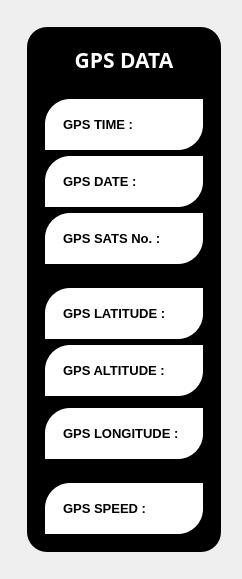
            <widget class="QWidget" name="GPS_page">
             <layout class="QHBoxLayout" name="horizontalLayout_27" stretch="3,1">
              <item>
               <widget class="QFrame" name="gpsmaps">
                <property name="styleSheet">
                 <string notr="true">background-color:black;
</string>
                </property>
                <property name="frameShape">
                 <enum>QFrame::StyledPanel</enum>
                </property>
                <property name="frameShadow">
                 <enum>QFrame::Raised</enum>
                </property>
               </widget>
              </item>
              <item>
               <widget class="QFrame" name="frame_55">
                <property name="styleSheet">
                 <string notr="true">background:transparent;</string>
                </property>
                <property name="frameShape">
                 <enum>QFrame::StyledPanel</enum>
                </property>
                <property name="frameShadow">
                 <enum>QFrame::Raised</enum>
                </property>
                <layout class="QVBoxLayout" name="verticalLayout_37" stretch="3,6,3">
                 <item>
                  <widget class="QFrame" name="frame_56">
                   <property name="frameShape">
                    <enum>QFrame::StyledPanel</enum>
                   </property>
                   <property name="frameShadow">
                    <enum>QFrame::Raised</enum>
                   </property>
                  </widget>
                 </item>
                 <item>
                  <widget class="QFrame" name="sideframe">
                   <property name="styleSheet">
                    <string notr="true">background-color:black;
border-radius:20px
</string>
                   </property>
                   <property name="frameShape">
                    <enum>QFrame::StyledPanel</enum>
                   </property>
                   <property name="frameShadow">
                    <enum>QFrame::Raised</enum>
                   </property>
                   <layout class="QVBoxLayout" name="verticalLayout_41" stretch="2,10,10,0">
                    <item>
                     <widget class="QFrame" name="gpsdata">
                      <property name="frameShape">
                       <enum>QFrame::StyledPanel</enum>
                      </property>
                      <property name="frameShadow">
                       <enum>QFrame::Raised</enum>
                      </property>
                      <layout class="QGridLayout" name="gridLayout_22">
                       <item row="0" column="0">
                        <widget class="QLabel" name="label_29">
                         <property name="font">
                          <font>
                           <family>Microsoft JhengHei</family>
                           <pointsize>16</pointsize>
                           <weight>75</weight>
                           <bold>true</bold>
                          </font>
                         </property>
                         <property name="styleSheet">
                          <string notr="true">border:0px;color:white;</string>
                         </property>
                         <property name="text">
                          <string>GPS DATA</string>
                         </property>
                         <property name="alignment">
                          <set>Qt::AlignCenter</set>
                         </property>
                        </widget>
                       </item>
                      </layout>
                     </widget>
                    </item>
                    <item>
                     <widget class="QFrame" name="frame_82">
                      <property name="frameShape">
                       <enum>QFrame::StyledPanel</enum>
                      </property>
                      <property name="frameShadow">
                       <enum>QFrame::Raised</enum>
                      </property>
                      <layout class="QVBoxLayout" name="verticalLayout_42">
                       <item>
                        <widget class="QFrame" name="gpstime">
                         <property name="styleSheet">
                          <string notr="true">background:white;
border-top-left-radius:25px;
border-bottom-left-radius:0px;
border-bottom-right-radius:25px;
border-top-right-radius:0px;</string>
                         </property>
                         <property name="frameShape">
                          <enum>QFrame::StyledPanel</enum>
                         </property>
                         <property name="frameShadow">
                          <enum>QFrame::Raised</enum>
                         </property>
                         <layout class="QHBoxLayout" name="horizontalLayout_43">
                          <item>
                           <widget class="QFrame" name="gpstimelabel">
                            <property name="frameShape">
                             <enum>QFrame::StyledPanel</enum>
                            </property>
                            <property name="frameShadow">
                             <enum>QFrame::Raised</enum>
                            </property>
                            <layout class="QGridLayout" name="gridLayout_23">
                             <item row="0" column="0">
                              <widget class="QLabel" name="label_30">
                               <property name="font">
                                <font>
                                 <pointsize>10</pointsize>
                                 <weight>75</weight>
                                 <bold>true</bold>
                                </font>
                               </property>
                               <property name="text">
                                <string>GPS TIME :</string>
                               </property>
                              </widget>
                             </item>
                            </layout>
                           </widget>
                          </item>
                          <item>
                           <widget class="QFrame" name="gpstimevalue">
                            <property name="frameShape">
                             <enum>QFrame::StyledPanel</enum>
                            </property>
                            <property name="frameShadow">
                             <enum>QFrame::Raised</enum>
                            </property>
                           </widget>
                          </item>
                         </layout>
                        </widget>
                       </item>
                       <item>
                        <widget class="QFrame" name="frame_92">
                         <property name="styleSheet">
                          <string notr="true">background:white;
border-top-left-radius:25px;
border-bottom-left-radius:0px;
border-bottom-right-radius:25px;
border-top-right-radius:0px;</string>
                         </property>
                         <property name="frameShape">
                          <enum>QFrame::StyledPanel</enum>
                         </property>
                         <property name="frameShadow">
                          <enum>QFrame::Raised</enum>
                         </property>
                         <layout class="QHBoxLayout" name="horizontalLayout_44">
                          <item>
                           <widget class="QFrame" name="gpsdate">
                            <property name="font">
                             <font>
                              <pointsize>10</pointsize>
                              <weight>75</weight>
                              <bold>true</bold>
                             </font>
                            </property>
                            <property name="frameShape">
                             <enum>QFrame::StyledPanel</enum>
                            </property>
                            <property name="frameShadow">
                             <enum>QFrame::Raised</enum>
                            </property>
                            <layout class="QGridLayout" name="gridLayout_24">
                             <item row="0" column="0">
                              <widget class="QLabel" name="label_31">
                               <property name="font">
                                <font>
                                 <pointsize>10</pointsize>
                                 <weight>75</weight>
                                 <bold>true</bold>
                                </font>
                               </property>
                               <property name="text">
                                <string>GPS DATE : </string>
                               </property>
                              </widget>
                             </item>
                            </layout>
                           </widget>
                          </item>
                          <item>
                           <widget class="QFrame" name="gpsdatevalue">
                            <property name="frameShape">
                             <enum>QFrame::StyledPanel</enum>
                            </property>
                            <property name="frameShadow">
                             <enum>QFrame::Raised</enum>
                            </property>
                           </widget>
                          </item>
                         </layout>
                        </widget>
                       </item>
                       <item>
                        <widget class="QFrame" name="frame_93">
                         <property name="styleSheet">
                          <string notr="true">background:white;
border-top-left-radius:25px;
border-bottom-left-radius:0px;
border-bottom-right-radius:25px;
border-top-right-radius:0px;</string>
                         </property>
                         <property name="frameShape">
                          <enum>QFrame::StyledPanel</enum>
                         </property>
                         <property name="frameShadow">
                          <enum>QFrame::Raised</enum>
                         </property>
                         <layout class="QHBoxLayout" name="horizontalLayout_45">
                          <item>
                           <widget class="QFrame" name="gpssatsno">
                            <property name="frameShape">
                             <enum>QFrame::StyledPanel</enum>
                            </property>
                            <property name="frameShadow">
                             <enum>QFrame::Raised</enum>
                            </property>
                            <layout class="QGridLayout" name="gridLayout_25">
                             <item row="0" column="0">
                              <widget class="QLabel" name="label_32">
                               <property name="font">
                                <font>
                                 <pointsize>10</pointsize>
                                 <weight>75</weight>
                                 <bold>true</bold>
                                </font>
                               </property>
                               <property name="text">
                                <string>GPS SATS No. :</string>
                               </property>
                              </widget>
                             </item>
                            </layout>
                           </widget>
                          </item>
                          <item>
                           <widget class="QFrame" name="gpssatsnovalue">
                            <property name="frameShape">
                             <enum>QFrame::StyledPanel</enum>
                            </property>
                            <property name="frameShadow">
                             <enum>QFrame::Raised</enum>
                            </property>
                           </widget>
                          </item>
                         </layout>
                        </widget>
                       </item>
                      </layout>
                     </widget>
                    </item>
                    <item>
                     <widget class="QFrame" name="frame_94">
                      <property name="frameShape">
                       <enum>QFrame::StyledPanel</enum>
                      </property>
                      <property name="frameShadow">
                       <enum>QFrame::Raised</enum>
                      </property>
                      <layout class="QVBoxLayout" name="verticalLayout_43">
                       <item>
                        <widget class="QFrame" name="frame_95">
                         <property name="styleSheet">
                          <string notr="true">background:white;
border-top-left-radius:25px;
border-bottom-left-radius:0px;
border-bottom-right-radius:25px;
border-top-right-radius:0px;</string>
                         </property>
                         <property name="frameShape">
                          <enum>QFrame::StyledPanel</enum>
                         </property>
                         <property name="frameShadow">
                          <enum>QFrame::Raised</enum>
                         </property>
                         <layout class="QHBoxLayout" name="horizontalLayout_46">
                          <item>
                           <widget class="QFrame" name="gpslat">
                            <property name="frameShape">
                             <enum>QFrame::StyledPanel</enum>
                            </property>
                            <property name="frameShadow">
                             <enum>QFrame::Raised</enum>
                            </property>
                            <layout class="QGridLayout" name="gridLayout_26">
                             <item row="0" column="0">
                              <widget class="QLabel" name="label_33">
                               <property name="font">
                                <font>
                                 <pointsize>10</pointsize>
                                 <weight>75</weight>
                                 <bold>true</bold>
                                </font>
                               </property>
                               <property name="text">
                                <string>GPS LATITUDE :</string>
                               </property>
                              </widget>
                             </item>
                            </layout>
                           </widget>
                          </item>
                          <item>
                           <widget class="QFrame" name="gpslatvalue">
                            <property name="frameShape">
                             <enum>QFrame::StyledPanel</enum>
                            </property>
                            <property name="frameShadow">
                             <enum>QFrame::Raised</enum>
                            </property>
                           </widget>
                          </item>
                         </layout>
                        </widget>
                       </item>
                       <item>
                        <widget class="QFrame" name="frame_96">
                         <property name="styleSheet">
                          <string notr="true">background:white;
border-top-left-radius:25px;
border-bottom-left-radius:0px;
border-bottom-right-radius:25px;
border-top-right-radius:0px;</string>
                         </property>
                         <property name="frameShape">
                          <enum>QFrame::StyledPanel</enum>
                         </property>
                         <property name="frameShadow">
                          <enum>QFrame::Raised</enum>
                         </property>
                         <layout class="QHBoxLayout" name="horizontalLayout_47">
                          <item>
                           <widget class="QFrame" name="gpsaltitude">
                            <property name="frameShape">
                             <enum>QFrame::StyledPanel</enum>
                            </property>
                            <property name="frameShadow">
                             <enum>QFrame::Raised</enum>
                            </property>
                            <layout class="QGridLayout" name="gridLayout_27">
                             <item row="0" column="0">
                              <widget class="QLabel" name="label_34">
                               <property name="font">
                                <font>
                                 <pointsize>10</pointsize>
                                 <weight>75</weight>
                                 <bold>true</bold>
                                </font>
                               </property>
                               <property name="text">
                                <string>GPS ALTITUDE :</string>
                               </property>
                              </widget>
                             </item>
                            </layout>
                           </widget>
                          </item>
                         </layout>
                        </widget>
                       </item>
                       <item>
                        <widget class="QFrame" name="gpsaltitudevalue">
                         <property name="frameShape">
                          <enum>QFrame::StyledPanel</enum>
                         </property>
                         <property name="frameShadow">
                          <enum>QFrame::Raised</enum>
                         </property>
                        </widget>
                       </item>
                       <item>
                        <widget class="QFrame" name="frame_97">
                         <property name="styleSheet">
                          <string notr="true">background:white;
border-top-left-radius:25px;
border-bottom-left-radius:0px;
border-bottom-right-radius:25px;
border-top-right-radius:0px;</string>
                         </property>
                         <property name="frameShape">
                          <enum>QFrame::StyledPanel</enum>
                         </property>
                         <property name="frameShadow">
                          <enum>QFrame::Raised</enum>
                         </property>
                         <layout class="QHBoxLayout" name="horizontalLayout_48">
                          <item>
                           <widget class="QFrame" name="gpslongitude">
                            <property name="frameShape">
                             <enum>QFrame::StyledPanel</enum>
                            </property>
                            <property name="frameShadow">
                             <enum>QFrame::Raised</enum>
                            </property>
                            <layout class="QGridLayout" name="gridLayout_28">
                             <item row="0" column="0">
                              <widget class="QLabel" name="label_35">
                               <property name="font">
                                <font>
                                 <pointsize>10</pointsize>
                                 <weight>75</weight>
                                 <bold>true</bold>
                                </font>
                               </property>
                               <property name="text">
                                <string>GPS LONGITUDE :</string>
                               </property>
                              </widget>
                             </item>
                            </layout>
                           </widget>
                          </item>
                          <item>
                           <widget class="QFrame" name="gpslongitudevalue">
                            <property name="frameShape">
                             <enum>QFrame::StyledPanel</enum>
                            </property>
                            <property name="frameShadow">
                             <enum>QFrame::Raised</enum>
                            </property>
                           </widget>
                          </item>
                         </layout>
                        </widget>
                       </item>
                      </layout>
                     </widget>
                    </item>
                    <item>
                     <widget class="QFrame" name="frame_98">
                      <property name="frameShape">
                       <enum>QFrame::StyledPanel</enum>
                      </property>
                      <property name="frameShadow">
                       <enum>QFrame::Raised</enum>
                      </property>
                      <layout class="QVBoxLayout" name="verticalLayout_45">
                       <item>
                        <widget class="QFrame" name="frame_99">
                         <property name="styleSheet">
                          <string notr="true">background:white;
border-top-left-radius:25px;
border-bottom-left-radius:0px;
border-bottom-right-radius:25px;
border-top-right-radius:0px;</string>
                         </property>
                         <property name="frameShape">
                          <enum>QFrame::StyledPanel</enum>
                         </property>
                         <property name="frameShadow">
                          <enum>QFrame::Raised</enum>
                         </property>
                         <layout class="QHBoxLayout" name="horizontalLayout_49">
                          <item>
                           <widget class="QFrame" name="gpsspeed">
                            <property name="frameShape">
                             <enum>QFrame::StyledPanel</enum>
                            </property>
                            <property name="frameShadow">
                             <enum>QFrame::Raised</enum>
                            </property>
                            <layout class="QGridLayout" name="gridLayout_29">
                             <item row="0" column="0">
                              <widget class="QLabel" name="label_36">
                               <property name="font">
                                <font>
                                 <pointsize>10</pointsize>
                                 <weight>75</weight>
                                 <bold>true</bold>
                                </font>
                               </property>
                               <property name="text">
                                <string>GPS SPEED :</string>
                               </property>
                              </widget>
                             </item>
                            </layout>
                           </widget>
                          </item>
                          <item>
                           <widget class="QFrame" name="gpsspeedvalue">
                            <property name="frameShape">
                             <enum>QFrame::StyledPanel</enum>
                            </property>
                            <property name="frameShadow">
                             <enum>QFrame::Raised</enum>
                            </property>
                           </widget>
                          </item>
                         </layout>
                        </widget>
                       </item>
                      </layout>
                     </widget>
                    </item>
                   </layout>
                  </widget>
                 </item>
                 <item>
                  <widget class="QFrame" name="frame_64">
                   <property name="frameShape">
                    <enum>QFrame::StyledPanel</enum>
                   </property>
                   <property name="frameShadow">
                    <enum>QFrame::Raised</enum>
                   </property>
                  </widget>
                 </item>
                </layout>
               </widget>
              </item>
             </layout>
            </widget>
